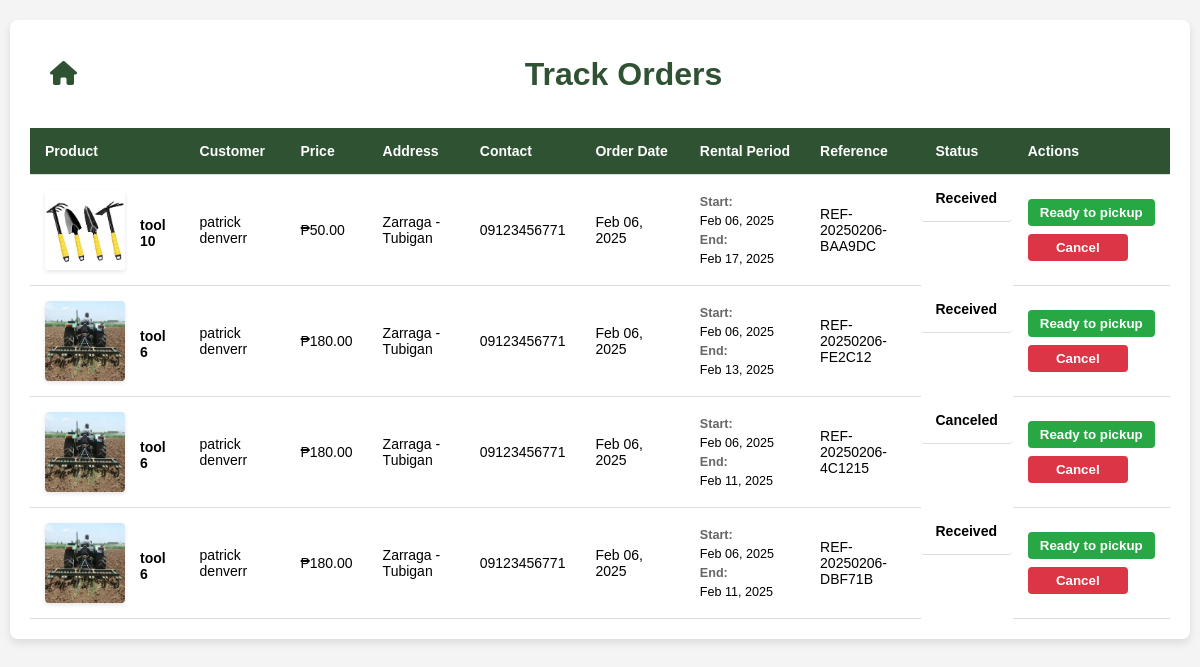
Page /index/TrackOrder.php on the committed database.
### tables this page shows
CREATE TABLE `order_details` (
  `id` int(11) NOT NULL,
  `order_id` int(11) NOT NULL,
  `product_id` int(11) NOT NULL,
  `quantity` int(11) NOT NULL,
  `price` decimal(10,2) NOT NULL,
  `start_date` date DEFAULT NULL,
  `end_date` date DEFAULT NULL
);

CREATE TABLE `products` (
  `id` int(11) NOT NULL,
  `product_name` varchar(255) NOT NULL,
  `location` varchar(255) NOT NULL,
  `description` text DEFAULT NULL,
  `quantity` int(11) NOT NULL,
  `categories` varchar(255) NOT NULL,
  `price` decimal(10,2) NOT NULL,
  `image` varchar(255) NOT NULL,
  `status` enum('pending','approved','declined') DEFAULT 'pending',
  `rent_days` int(11) NOT NULL,
  `created_at` timestamp NOT NULL DEFAULT current_timestamp(),
  `penalty_amount` decimal(10,2) DEFAULT 0.05
);

CREATE TABLE `customer` (
  `customer_id` int(11) NOT NULL,
  `firstname` varchar(100) NOT NULL,
  `lastname` varchar(100) NOT NULL,
  `town` varchar(50) DEFAULT NULL,
  `contact_number` varchar(15) NOT NULL,
  `address` varchar(255) NOT NULL,
  `email` varchar(255) NOT NULL,
  `password` varchar(255) NOT NULL,
  `images` varchar(255) DEFAULT NULL,
  `status` enum('pending','approved','declined') DEFAULT 'pending',
  `profile_image` varchar(255) DEFAULT NULL,
  `reset_token` varchar(255) DEFAULT NULL,
  `reset_token_expiry` datetime DEFAULT NULL
);

CREATE TABLE `orders` (
  `id` int(11) NOT NULL,
  `customer_id` int(11) NOT NULL,
  `order_date` timestamp NOT NULL DEFAULT current_timestamp(),
  `reference_number` varchar(255) NOT NULL,
  `delivery_method` enum('pickup','cod') NOT NULL DEFAULT 'pickup',
  `total_price` decimal(10,2) NOT NULL,
  `status` enum('pending','ready_to_pick_up','canceled','received') DEFAULT 'pending',
  `penalty_amount` decimal(10,2) DEFAULT 0.00
);

### index/TrackOrder.php (the view, shortened to what this page needs)
<?php
include 'config.php';
$sql = "
    SELECT
        o.id AS order_id,
        p.image AS product_image,
        p.product_name,
        CONCAT(c.firstname, ' ', c.lastname) AS customer_name,
        od.price,
        CONCAT(c.town, ' - ', c.address) AS full_address,
        c.contact_number,
        o.order_date,
        o.delivery_method,
        o.reference_number,
        od.start_date,
        od.end_date,
        o.status AS order_status
    FROM
        order_details od
    JOIN
        orders o ON od.order_id = o.id
    JOIN
        customer c ON o.customer_id = c.customer_id
    JOIN
        products p ON od.product_id = p.id
    ORDER BY
        o.order_date DESC
";
$result = $conn->query($sql);
?>
<!DOCTYPE html>
<html lang='en'>
<head>
    <link href='https://cdnjs.cloudflare.com/ajax/libs/font-awesome/6.0.0-beta3/css/all.min.css' rel='stylesheet'>
</head>
<body>
    <div class='container'>
        <header>
            <a href='../Admin.php' class='back-button'><i class='fa-solid fa-house'></i></a>
            <h1>Track Orders</h1>
        </header>
        <?php if ($result->num_rows > 0): ?>
            <table class='order-table'>
                <thead>
                    <tr>
                        <th>Product</th>
                        <th>Customer</th>
                        <th>Price</th>
                        <th>Address</th>
                        <th>Contact</th>
                        <th>Order Date</th>
                        <th>Rental Period</th>
                        <th>Reference</th>
                        <th>Status</th>
                        <th>Actions</th>
                    </tr>
                </thead>
                <tbody>
                    <?php while ($row = $result->fetch_assoc()): ?>
                        <tr id='order-<?php echo $row['order_id']; ?>'>
                            <td>
                                <div class="product-info">
                                    <img src='uploaded_img/<?php echo htmlspecialchars($row['product_image']); ?>'
                                         alt='<?php echo htmlspecialchars($row['product_name']); ?>'
                                         class='product-img'
                                         onerror="this.src='uploaded_img/default_image.jpg';">
                                    <div class="product-name"><?php echo htmlspecialchars($row['product_name']); ?></div>
                                </div>
                            </td>
                            <td><?php echo htmlspecialchars($row['customer_name']); ?></td>
                            <td>₱<?php echo number_format($row['price'], 2); ?></td>
                            <td><?php echo htmlspecialchars($row['full_address']); ?></td>
                            <td><?php echo htmlspecialchars($row['contact_number']); ?></td>
                            <td><?php echo date('M d, Y', strtotime($row['order_date'])); ?></td>
                            <td>
                                <div class="rental-period">
                                    <span class="date-label">Start:</span>
                                    <?php echo date('M d, Y', strtotime($row['start_date'])); ?>
                                    <span class="date-label">End:</span>
                                    <?php echo date('M d, Y', strtotime($row['end_date'])); ?>
                                </div>
                            </td>
                            <td><?php echo htmlspecialchars($row['reference_number']); ?></td>
                            <td class='order-status' id='status-<?php echo $row['order_id']; ?>'>
                                <?php echo ucfirst($row['order_status']); ?>
                            </td>
                            <td>
                                <div class='action-buttons'>
                                    <button class='ready-btn' data-order-id='<?php echo $row['order_id']; ?>'>
                                        Ready to pickup
                                    </button>
                                    <button class='cancel-btn' data-order-id='<?php echo $row['order_id']; ?>'>
                                        Cancel
                                    </button>
                                </div>
                            </td>
                        </tr>
                    <?php endwhile; ?>
                </tbody>
            </table>
        <?php else: ?>
            <p>No orders found.</p>
        <?php endif; ?>
    </div>
</body>
</html>

### index/TrackOrder.php (style rules this page uses)
body { font-family: Arial, sans-serif; background-color: #f4f4f4; margin: 0; padding: 0; }
.container { width: 95%; margin: 20px auto; padding: 20px; background-color: #fff; border-radius: 8px; box-shadow: 0 4px 8px rgba(0, 0, 0, 0.1); overflow-x: auto; }
header { display: flex; justify-content: space-between; align-items: center; margin-bottom: 20px; padding: 10px; }
.back-button { text-decoration: none; color: #2F5233; font-size: 24px; transition: color 0.3s; padding: 10px; }
h1 { color: #2F5233; margin: 0; }
.order-table { width: 100%; border-collapse: collapse; margin-top: 20px; background-color: #fff; }
.order-table th, .order-table td { padding: 15px; text-align: left; border-bottom: 1px solid #ddd; vertical-align: middle; }
.order-table th { background-color: #2F5233; color: #fff; font-weight: bold; white-space: nowrap; }
.order-table .product-img { width: 80px; height: 80px; object-fit: cover; border-radius: 4px; box-shadow: 0 2px 4px rgba(0,0,0,0.1); }
.product-info { display: flex; align-items: center; gap: 15px; }
.product-name { font-weight: bold; margin-top: 5px; }
.action-buttons { display: flex; gap: 8px; flex-wrap: wrap; }
.ready-btn, .cancel-btn { padding: 8px 16px; border: none; border-radius: 4px; cursor: pointer; font-weight: bold; transition: all 0.3s ease; min-width: 120px; }
.ready-btn { background-color: #28a745; color: white; }
.cancel-btn { background-color: #dc3545; color: white; }
.order-status { font-weight: bold; padding: 6px 12px; border-radius: 4px; display: inline-block; }
.rental-period { display: flex; flex-direction: column; gap: 5px; font-size: 0.9em; }
.date-label { font-weight: bold; color: #666; }
@media (max-width: 1200px) { .order-table { font-size: 14px; } }
@media (max-width: 1200px) { .ready-btn, .cancel-btn { padding: 6px 12px; min-width: 100px; } }

### rows in the picture
order_details: product.image (picture), product.product_name "tool 10", customer_name "patrick denverr", price "50.00", full_address "Zarraga - Tubigan", customer.contact_number "09123456771", order.order_date "Feb 06, 2025", start_date "Feb 06, 2025", end_date "Feb 17, 2025", order.reference_number "REF-20250206-BAA9DC", order.status "Received"
order_details: product.image (picture), product.product_name "tool 6", customer_name "patrick denverr", price "180.00", full_address "Zarraga - Tubigan", customer.contact_number "09123456771", order.order_date "Feb 06, 2025", start_date "Feb 06, 2025", end_date "Feb 13, 2025", order.reference_number "REF-20250206-FE2C12", order.status "Received"
order_details: product.image (picture), product.product_name "tool 6", customer_name "patrick denverr", price "180.00", full_address "Zarraga - Tubigan", customer.contact_number "09123456771", order.order_date "Feb 06, 2025", start_date "Feb 06, 2025", end_date "Feb 11, 2025", order.reference_number "REF-20250206-4C1215", order.status "Canceled"
order_details: product.image (picture), product.product_name "tool 6", customer_name "patrick denverr", price "180.00", full_address "Zarraga - Tubigan", customer.contact_number "09123456771", order.order_date "Feb 06, 2025", start_date "Feb 06, 2025", end_date "Feb 11, 2025", order.reference_number "REF-20250206-DBF71B", order.status "Received"
